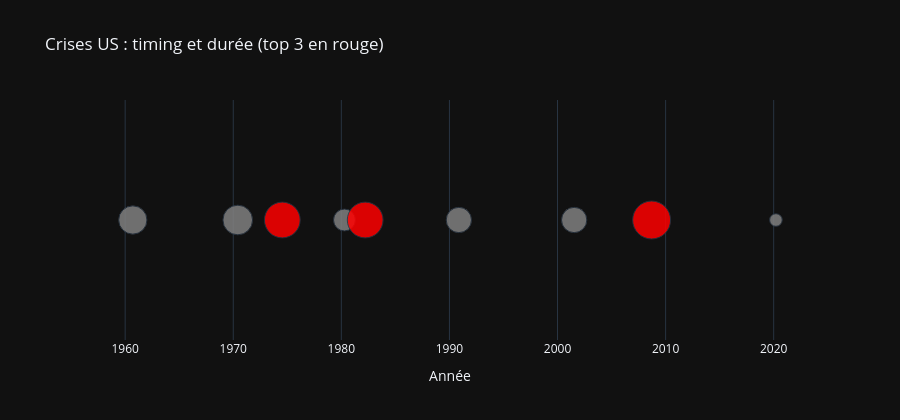

The notebook cell saved with this chart:
### Code cell
import plotly.graph_objects as go

# ----------------------------
# 1) Données
# ----------------------------
mid_dates = crises["start"] + (crises["end"] - crises["start"]) / 2
top3_idx = crises["duration_months"].nlargest(3).index

colors = ["red" if i in top3_idx else "gray" for i in crises.index]
sizes = crises["duration_months"] * 40

crisis_names = {
    "1960-05-01": "Récession 1960–61",
    "1970-01-01": "Récession 1970",
    "1973-12-01": "Choc pétrolier 1973–75",
    "1980-02-01": "Récession 1980",
    "1981-08-01": "Récession 1981–82",
    "1990-08-01": "Récession 1990–91",
    "2001-03-01": "Crise Internet (dot-com)",
    "2007-12-01": "Crise des subprimes",
    "2020-02-01": "Crise du Covid-19",
}

# ----------------------------
# 2) Hover uniquement
# ----------------------------
descriptions = []
for i, row in crises.iterrows():
    start_str = row["start"].strftime("%Y-%m")
    end_str = row["end"].strftime("%Y-%m")
    key = row["start"].strftime("%Y-%m-%d")
    name = crisis_names.get(key, "Crise économique")

    top_tag = " (TOP 3)" if i in top3_idx else ""
    descriptions.append(
        f"<b>{name}</b>{top_tag}<br>"
        f"Période : {start_str} → {end_str}<br>"
        f"Durée : {row['duration_months']} mois"
    )

# ----------------------------
# 3) Plot
# ----------------------------
fig = go.Figure()

fig.add_trace(
    go.Scatter(
        x=mid_dates,
        y=[1] * len(crises),
        mode="markers",  # ✅ PAS de texte affiché
        marker=dict(size=sizes, color=colors, opacity=0.85, sizemode="area"),
        hovertext=descriptions,  # ✅ texte seulement au survol
        hovertemplate="%{hovertext}<extra></extra>",
        showlegend=False,
    )
)

fig.update_layout(
    title="Crises US : timing et durée (top 3 en rouge)",
    xaxis_title="Année",
    yaxis=dict(visible=False, range=[0.9, 1.1]),
    template="plotly_dark",
    height=420,
    width=900,
)

fig.show()

### Figure 1 — Plotly figure (JSON) as saved in the notebook; plotly's stock layout.template omitted (floating-point values rounded to 4 significant figures)
{"data": [{"hovertemplate": "%{hovertext}<extra></extra>", "hovertext": ["<b>Récession 1960–61</b><br>Période : 1960-05 → 1961-02<br>Durée : 10 mois", "<b>Récession 1970</b><br>Période : 1970-01 → 1970-11<br>Durée : 11 mois", "<b>Choc pétrolier 1973–75</b> (TOP 3)<br>Période : 1973-12 → 1975-03<br>Durée : 16 mois", "<b>Récession 1980</b><br>Période : 1980-02 → 1980-07<br>Durée : 6 mois", "<b>Récession 1981–82</b> (TOP 3)<br>Période : 1981-08 → 1982-11<br>Durée : 16 mois", "<b>Récession 1990–91</b><br>Période : 1990-08 → 1991-03<br>Durée : 8 mois", "<b>Crise économique</b><br>Période : 2001-04 → 2001-11<br>Durée : 8 mois", "<b>Crise économique</b> (TOP 3)<br>Période : 2008-01 → 2009-06<br>Durée : 18 mois", "<b>Crise économique</b><br>Période : 2020-03 → 2020-04<br>Durée : 2 mois"], "marker": {"color": ["gray", "gray", "red", "gray", "red", "gray", "gray", "red", "gray"], "opacity": 0.85, "size": [400, 440, 640, 240, 640, 320, 320, 720, 80], "sizemode": "area"}, "mode": "markers", "showlegend": false, "type": "scatter", "x": ["1960-09-16T00:00:00.000000000", "1970-06-02T00:00:00.000000000", "1974-07-16T12:00:00.000000000", "1980-04-16T12:00:00.000000000", "1982-03-17T12:00:00.000000000", "1990-11-15T00:00:00.000000000", "2001-07-17T00:00:00.000000000", "2008-09-15T12:00:00.000000000", "2020-03-16T12:00:00.000000000"], "y": [1, 1, 1, 1, 1, 1, 1, 1, 1]}], "layout": {"height": 420, "title": {"text": "Crises US : timing et durée (top 3 en rouge)"}, "width": 900, "xaxis": {"title": {"text": "Année"}}, "yaxis": {"range": [0.9, 1.1], "visible": false}}}
